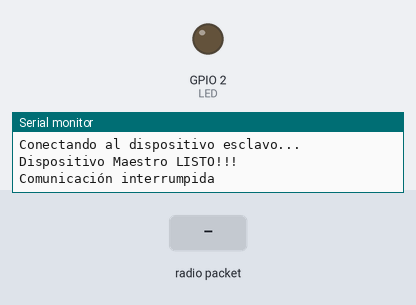
Simulated run of this sketch. Board: ESP32. On the bench: output pins drawn as LEDs (lit = HIGH), the last lines printed to the serial monitor. The test bench sets the inputs (shaded band).

Above: at 1.2 s.
1.3 s: radio packet "1" arrives
At 2.9 s:
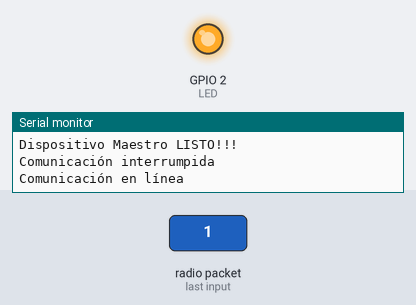
Timing chart, 0 to 4.4 s (numbered marks = the images above; inputs shaded):
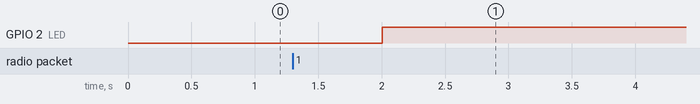

The sketch:

ESP32_EMISOR_LED.ino
```cpp
#include <esp_now.h>
#include <WiFi.h>
#define LED 2
// Dirección MAC del dispositivo esclavo
uint8_t slaveMac[] = {0x7C, 0x9E, 0xBD, 0x66, 0x68, 0xDC};

// Estado de la comunicación
bool communicationStatus = false;

// Callback que se ejecuta cuando se recibe un mensaje del dispositivo esclavo
void OnDataRecv(const uint8_t *mac_addr, const uint8_t *data, int data_len) {
  // Verificar si la longitud de los datos recibidos es válida
  if (data_len >= 1) {
    // Actualizar el estado de la comunicación
    communicationStatus = data[0];
    //digitalWrite(LED, data[0]);
  }
}

void setup() {
  // Inicializar el LED integrado
  #define LED 2
  pinMode(LED, OUTPUT);

  // Inicializar el protocolo ESP-NOW
  WiFi.mode(WIFI_STA);
  WiFi.setSleep(WIFI_PS_NONE);  // Deshabilitar el ahorro de energía
  if (esp_now_init() != ESP_OK) {
    Serial.println("Error al inicializar ESP-NOW");
    return;
  }

  // Registrar el callback para recibir datos
  esp_now_register_recv_cb(OnDataRecv);

  Serial.begin(115200);  // Iniciar comunicación con el Monitor Serial
  Serial.println("Dispositivo maestro listo");
  Serial.println("Conectando al dispositivo esclavo...");

  // Agregar el dispositivo esclavo
  esp_now_peer_info_t peerInfo;
  memcpy(peerInfo.peer_addr, slaveMac, 6);
  peerInfo.channel = 0;  // Canal de comunicación
  peerInfo.encrypt = false;  // Sin encriptación
  if (esp_now_add_peer(&peerInfo) != ESP_OK) {
    Serial.println("Error al agregar el dispositivo esclavo");
    return;
  }
  Serial.println("Dispositivo Maestro LISTO!!!");
}

void loop() {
  // Enviar un mensaje al dispositivo esclavo para indicar la comunicación
  uint8_t data = 1;  // Valor para indicar la comunicación
  esp_now_send(slaveMac, &data, 1);
  delay(1000);  // Esperar 1 segundo

  // Verificar el estado de la comunicación
  if (communicationStatus) {
    // Encender el LED para indicar que hay comunicación
    digitalWrite(LED, HIGH);
    Serial.println("Comunicación en línea");
  } else {
    // Apagar el LED si se pierde la comunicación
    digitalWrite(LED, LOW);
    Serial.println("Comunicación interrumpida");
  }
}
```

Measured:
- after the input at 1.3 s, GPIO 2 (LED): LOW → HIGH after 0.70 s
